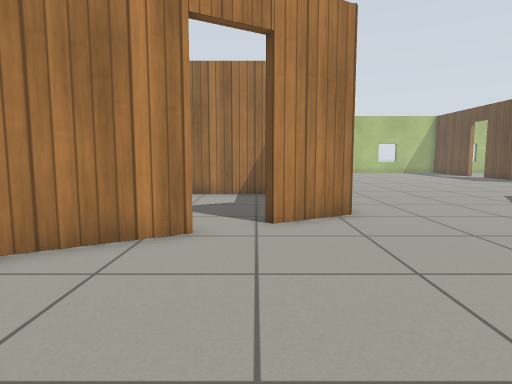
[1] (above)

18 first-person views from a walk through a Gazebo world. The camera is 0.72 m above the floor, tilts 6° down and sees 75° across. The floor is counted in squares, 0.5 m on a side. Each view is taken from the middle of a square. On the plan, view 1 faces up. The plan holds only what a view shows up to about 15 squares ahead; the rest is blank. The place goes on beyond the plan. Simple patterns stand in for the simulator's built-in surfaces.

[2]
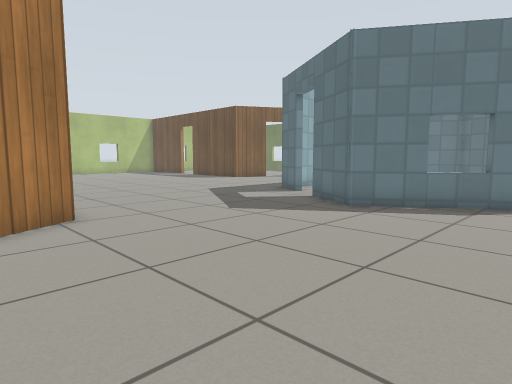

[3]
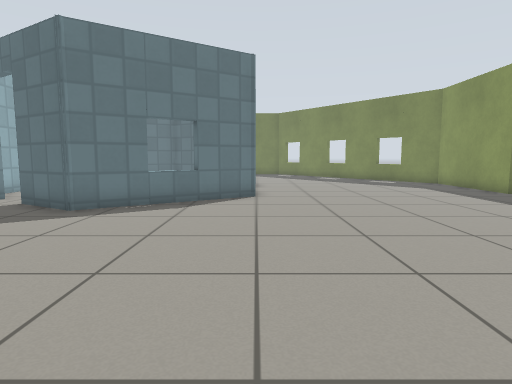

[4]
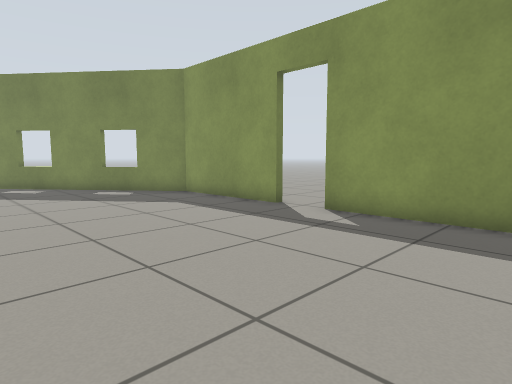

[5]
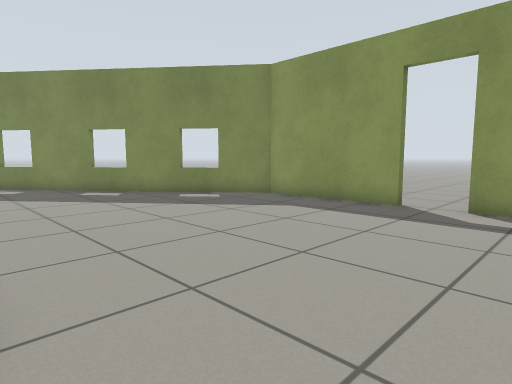

[6]
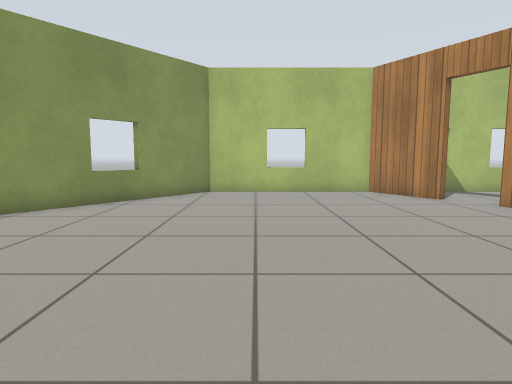

[7]
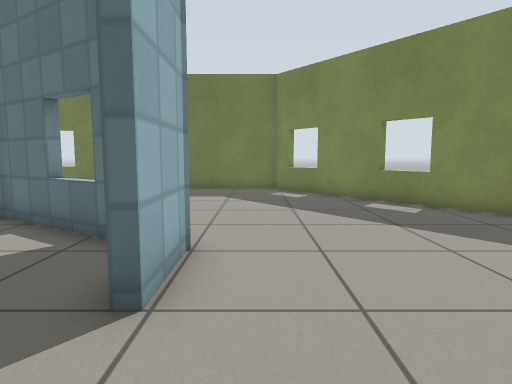

[8]
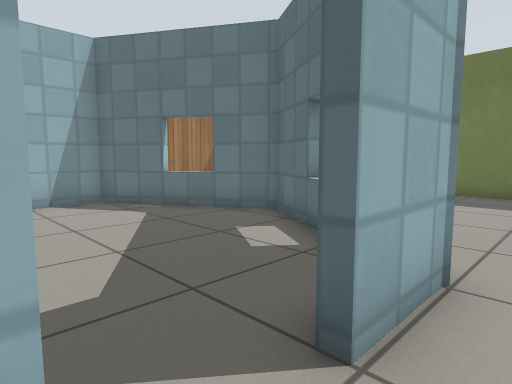

[9]
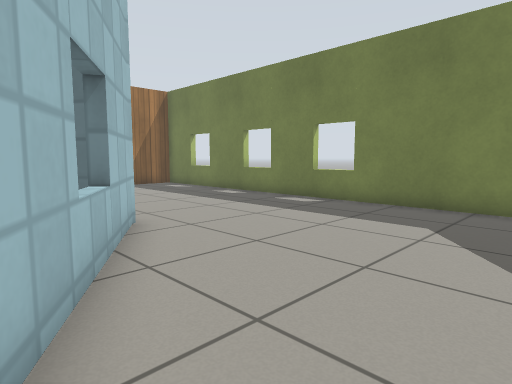

[10]
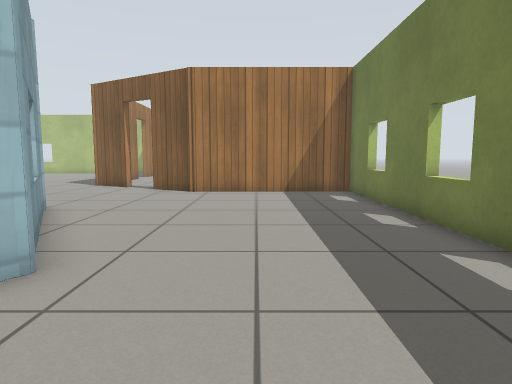

[11]
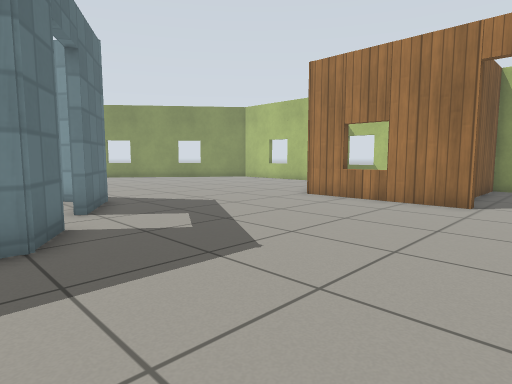

[12]
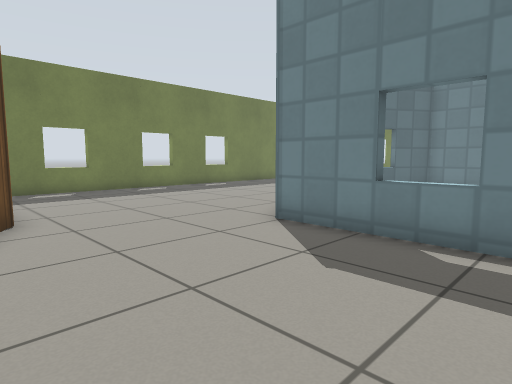

[13]
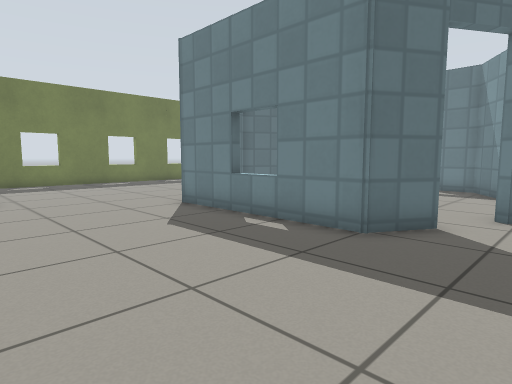

[14]
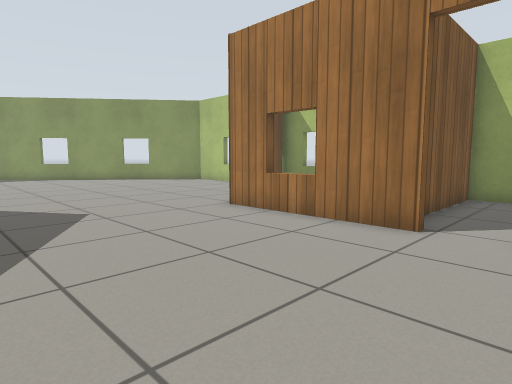

[15]
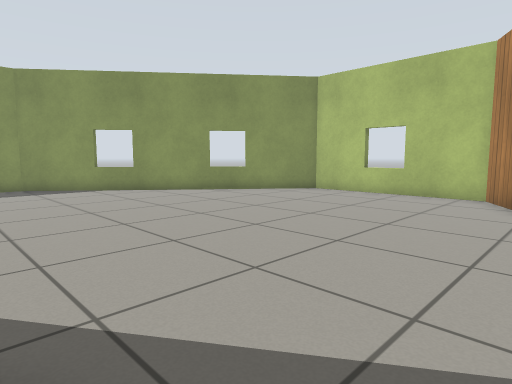

[16]
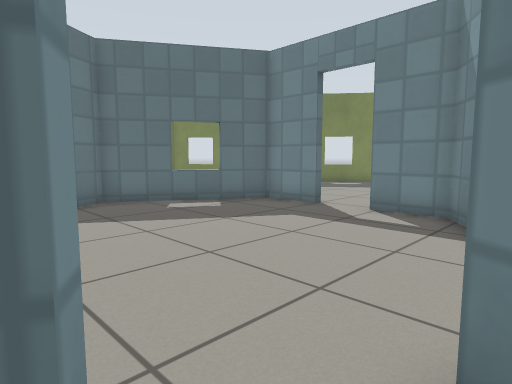

[17]
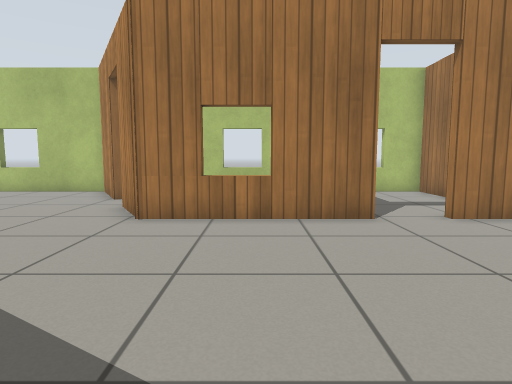

[18]
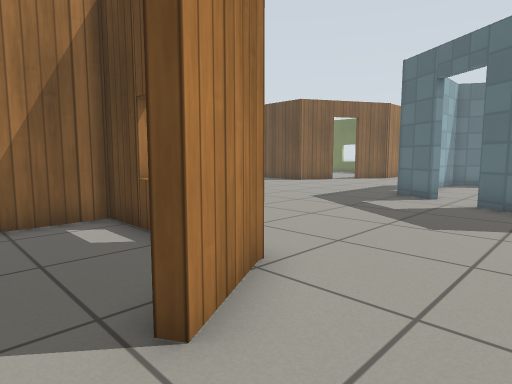

### Floor plan
Points are (right, up) in squares from view 1. A wall is a line through its corners. A room is listed if a view was taken in it or the views show most of it. See-through windows are left out.
Room 1 (views 1, 2, 3, 4, 5, 6, 7, 8, 9, 10, 11, 12, 13, 14, 15, 16, 17, 18)
walls: (12.2, 0) (8.9, 5) (10.2, 7.2); (11.1, 8.7) (11.9, 10.2) (18.1, 10.2) (21.2, 5) (18.1, 0.1) (16, 0.1); (-1.1, 6.2) (-3.8, 4.7) (-3.8, -1.9) (6.1, -9.8) (11.1, -9.8); (12.9, -9.8) (18, -9.8) (27.9, -1.9) (27.9, 14.8) (21.4, 14.8) (19.3, 16); (2.3, 13.9) (2.3, 8.2) (0.3, 7); (2.3, 16.5) (2.3, 15.5)
ways out: open door at (11, 8) to room 2; open door at (15.5, 0) to room 2; open door at (-0.7, 6.7); open door at (2, 14.5); open door at (12.5, -10); open door at (19, 16)
Room 2 (no view inside)
walls: (15.9, 0.4) (17.9, 0.4) (20.9, 5) (18, 9.9) (16, 9.9); (11.2, 2) (12.3, 0.4) (14.2, 0.4); (14, 9.9) (13, 9.9); (9.6, 4.4) (9.9, 4)
ways out: open door at (11, 8) to room 1; open door at (15.5, 0) to room 1

Where each view was taken, in squares from view 1:
view 1: 0 up, 0 right, facing up
view 2: 0 up, 0 right, facing up-right
view 3: 0 up, 0 right, facing right
view 4: 2 down, 6 right, facing down-right
view 5: 0 up, 9 right, facing down-right
view 6: 0 up, 10 right, facing left
view 7: 1 down, 13 right, facing right
view 8: 1 down, 14 right, facing up-right
view 9: 2 down, 18 right, facing up-right
view 10: 1 up, 24 right, facing up
view 11: 16 up, 13 right, facing down-left
view 12: 16 up, 13 right, facing down-right
view 13: 16 up, 9 right, facing down-right
view 14: 16 up, 9 right, facing down-left
view 15: 7 up, 9 right, facing down-left
view 16: 9 up, 10 right, facing down-right
view 17: 11 up, 10 right, facing left
view 18: 5 up, 1 left, facing up-right
